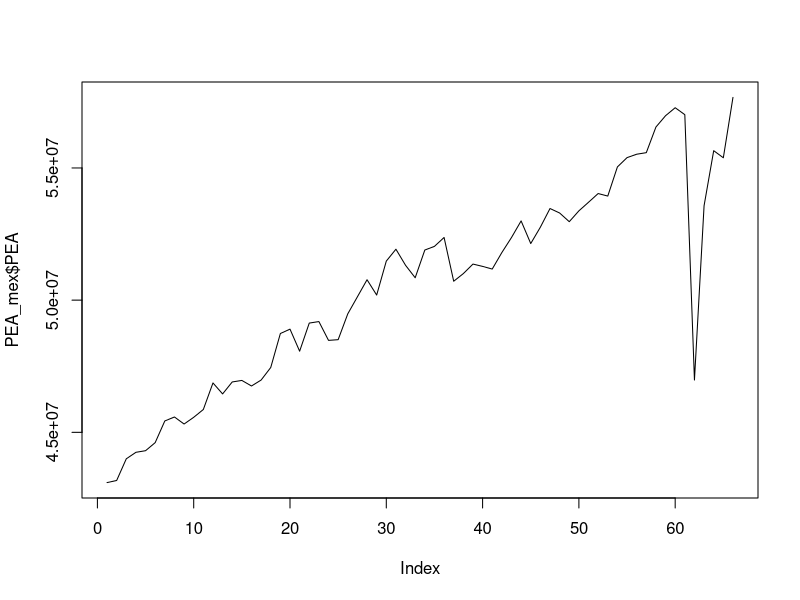

Write the R code that produced this figure. (Note: this script raises an error after producing the figure.)
## ---- chunk 1
knitr::opts_chunk$set(echo = TRUE)
## ---- chunk 2
install.packages("readxl")

library("readxl")


PEA_mex <-read_excel("PEA_MEX_pp.xlsx")
## ---- chunk 3
PEA_mex
summary(PEA_mex)
typeof(PEA_mex)
dim(PEA_mex)
## ---- chunk 4

plot(PEA_mex$PEA,type="l")
## ---- chunk 5

linea_PEA<-lm(PEA~Date, data=PEA_mex)
linea_PEA
## ---- chunk 6
linea_PEA_aplicada <- predict(linea_PEA, newdata = data.frame(Date = PAE_mex$Date))

linea_PEA_aplicada

## ---- chunk 7
plot(PEA_mex$PEA, type="l", main=" 'data original de PAE_MX' vs calculada a partir de la linea tendencia")
lines(linea_PEA_aplicada, col = "red")
## ---- chunk 8
PEA_Sin_Tendencia<-PAE_mex$PEA/linea_PEA_aplicada

plot(PEA_Sin_Tendencia, type="l", main=" data sin tendencia de PAE_MX ")
## ---- chunk 9
media_PEA_ST<-mean(PEA_Sin_Tendencia)
media_PEA_ST

## ---- chunk 10
Error_est_PEA<-PEA_Sin_Tendencia-media_PEA_ST
Error_est_PEA

##Claculando la desviaicón estandar del error

sd_est_PEA<-sd(Error_est_PEA)
sd_est_PEA

## ---- chunk 11
##Creamos un eje x que incluya a los 66 datos + 6 que se pronosticarán
Date_PAE2<-c(1:72)


## Creamos el vector de datos que incluirá los  datos históricos  sin tendencia + 6 valores NA a pronosticar
PAE_Sin_Tendencia_para_pron<-c(PEA_Sin_Tendencia, rep(NA, times=6))
PAE_Sin_Tendencia_para_pron


## Entonces el mejor pronóstico que tenemos para eata técnica es la media de la serie sin tendencia 
estimacion_PEA <- rep(media_PEA_ST, times=72)
estimacion_PEA


## ---- chunk 12
tao<-c(1:6)
Lim_PEA<-2*sd_est_PEA*tao^.5
Lim_PEA
## ---- chunk 13

LI_PEA<-c(rep(NA, times=66), media_PEA_ST-Lim_PEA)
LI_PEA

LS_PEA<-c(rep(NA, times=66), media_PEA_ST+Lim_PEA)
LS_PEA

plot(Date_PAE2, PAE_Sin_Tendencia_para_pron, type="l", ylim = c(0.7,1.3) ,main="Estimación puntual sin tendencia e intervalos de confianza para los 6 vaores pronósticados",col="Blue")

lines(estimacion_PEA, col="Red")
lines(LI_PEA, col="Purple")
lines(LS_PEA, col="Purple")
## ---- chunk 14
# create a new data set with 72 rows
extended_dates <- seq(as.Date("2005-01-01"), as.Date("2022-10-01"), by = "quarter")
extended_trimester_PEA <- data.frame(Date = extended_dates, 
                                       PEA = rep(NA, length(extended_dates)))

extended_trimester_PEA

## ---- chunk 15
# copy the original data to the new data set
#extended_trimester_PEA$PEA[1:length(PEA_mex$PEA)] <- PEA_mex$PEA
#extended_trimester_PEA


# copy the original data to the new data set for the first 66 rows
for(i in 1:66){
  extended_trimester_PEA$PEA[i] <- PEA_mex$PEA[i]
}

extended_trimester_PEA



# fit the model with the extended data set
linea_PEA_extended <- lm(PEA ~ Date, data = extended_trimester_PEA)
linea_PEA_extended

## ---- chunk 16
# predict values for the extended date range
linea_PEA_extended_aplicada <- predict(linea_PEA_extended, 
                                                newdata = data.frame(Date = extended_dates))
linea_PEA_extended_aplicada

# plot the predicted values
plot(extended_dates, linea_PEA_extended_aplicada, type = "l")
## ---- chunk 17

##Creando el vector original + los valores a predecir como NAs
PEA_original_para_pron<-c(PEA_mex$PEA, rep(NA, times=6))
PEA_original_para_pron
dim(PEA_original_para_pron)


Est_punt_PEA<-c(rep(NA, times=66), media_PEA_ST*linea_PEA_extended_aplicada[67:72])
Est_punt_PEA

# plot the original data and the predicted values together
plot(extended_dates, PEA_original_para_pron, main="Estimación de 6 valores de la Población eocnomicamente activa",type="l", xlab="Year", ylab="PEA")
lines(extended_dates, Est_punt_PEA, col="blue")




## ---- chunk 18

LI_PEA_ajustado<-c(rep(NA, times=66), LI_PEA[67:72]*linea_PEA_extended_aplicada[67:72])
LI_PEA_ajustado

LS_PEA_ajustado<-c(rep(NA, times=66), LS_PEA[67:72]*linea_PEA_extended_aplicada[67:72])
LS_PEA_ajustado

# plot the original data and the predicted values together
plot(extended_dates, nacimientos_original_para_pron,main="Estimación de 6 valores de la Población eocnomicamente activa con intervalos de confianza al 95%", type="l", xlab="Year", ylab="Births")
lines(extended_dates, Est_punt_PEA, col="blue")
x_vals <- c(rep(NA, times = 66), extended_dates[67:72])

lines(x_vals, LI_PEA_ajustado, col = "purple")
lines(x_vals, LS_PEA_ajustado, col = "purple")


## ---- chunk 19
df_demanda_nacimientoMex_pronostico<-data.frame(nacimientos_original_para_pron,
                                                Est_punt_nacimientos, LI_naci_ajustado, LS_naci_ajustado)
View(df_demanda_nacimientoMex_pronostico)
